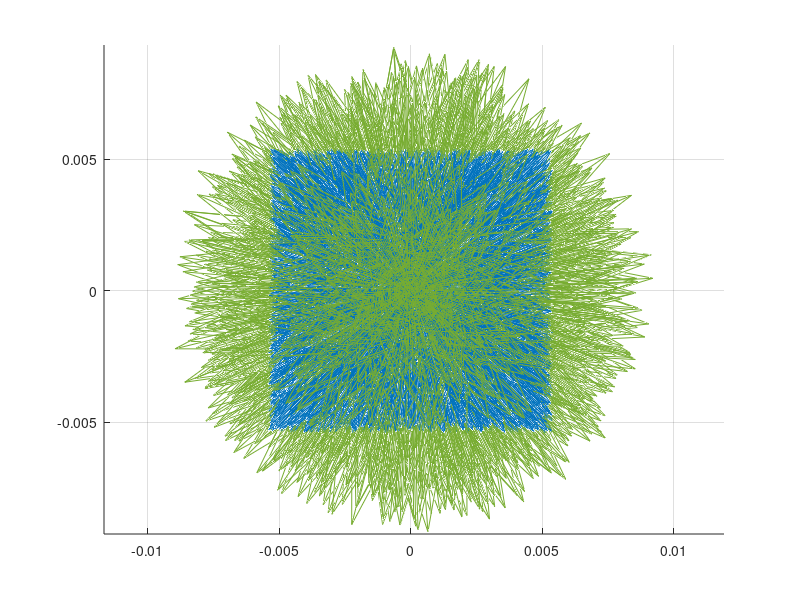

Recreate this plot in MATLAB.
clear;clc
close all hidden
diff = 0;
sum1 = 0;
sum2 = 0;
for i = 1:1000
    n1 = norm((2*rand(1,3)-1) * 6 / 1000);
    n2   = rand * norm([6,6,6]) / 1000;
    diff = diff + n1 - n2;
    sum1 = sum1 + n1;
    sum2 = sum2 + n2;
end
diff

N1 = [];
N2 = [];
for i = 1:10000
    n1 = (2*rand(1,3)-1) * 6 / 1000;
    N1 = [N1; n1];
    n_r   = rand * norm([6,6,6]) / 1000;
    theta = rand * 2*pi;
    phi   = rand * 2*pi;
    n2 = [cos(theta)*sin(phi), sin(theta)*sin(phi), cos(phi)] * n_r;
    N2 = [N2; n2];
end

org = zeros(size(N2));

hold on
quiver3(org(:,1),org(:,2),org(:,3),N1(:,1),N1(:,2),N1(:,3),'LineWidth',0.5)
quiver3(org(:,1),org(:,2),org(:,3),N2(:,1),N2(:,2),N2(:,3),'LineWidth',0.5)
hold off
pbaspect([1,1,1])
axis equal
grid on